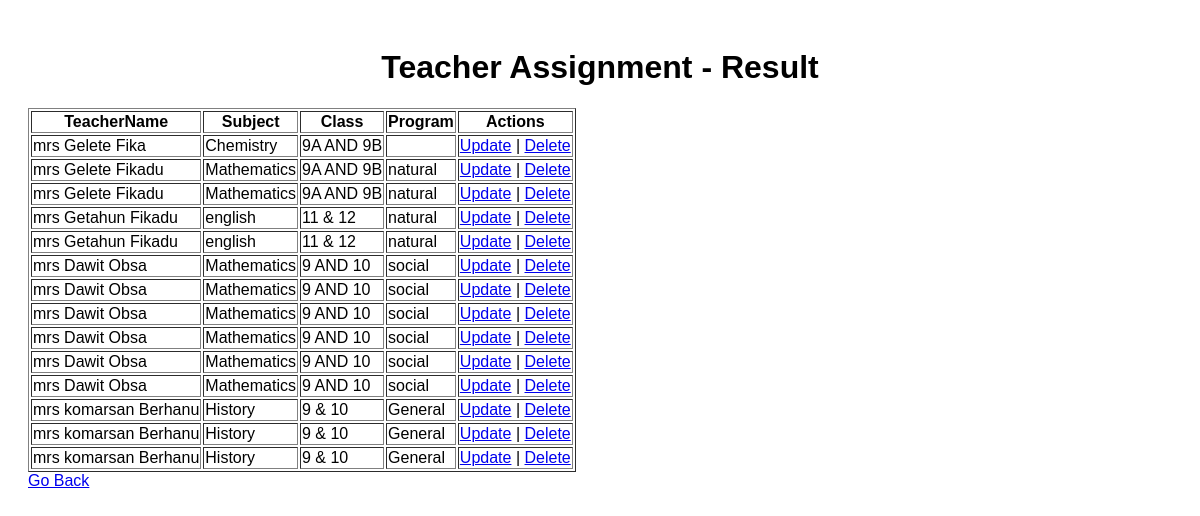
The page /assign.php on the database its author committed.
### tables this page shows
CREATE TABLE `teacher_assignment` (
  `TeacherName` varchar(100) DEFAULT NULL,
  `Subject` varchar(15) DEFAULT NULL,
  `Class` varchar(15) DEFAULT NULL,
  `Program` varchar(15) DEFAULT NULL
);

### assign.php (the view, shortened to what this page needs)
<!DOCTYPE html>
<html>
<head>
</head>
<body>
    <h1>Teacher Assignment - Result</h1>
    <?php
    $servername = "localhost";
    $username = "root";
    $password = "";
    $dbname = "school_db";
    $conn = new mysqli($servername, $username, $password, $dbname);
    $sql = "SELECT * FROM teacher_assignment";
    $result = $conn->query($sql);
    if ($result->num_rows > 0) {
        echo "<table border='1'>";
        echo "<tr>";
        while ($row = $result->fetch_assoc()) {
            foreach ($row as $key => $value) {
                echo "<th>" . ucfirst($key) . "</th>";
            }
            echo "<th>Actions</th>";
            break;
        }
        echo "</tr>";
        $result->data_seek(0);
        while ($row = $result->fetch_assoc()) {
            echo "<tr>";
            foreach ($row as $key => $value) {
                echo "<td>" . $value . "</td>";
            }
            $id = isset($row['id']) ? $row['id'] : '';
            echo "<td><a href='update.php?id=$id'>Update</a> | <a href='Delete.php?id=$id'>Delete</a></td>";
            echo "</tr>";
        }
        echo "</table>";
    } else {
        echo "<p>No data found in the database.</p>";
    }
    ?>
    <a href="teacherass.php">Go Back</a>
</body>
</html>

### assign.php (style rules this page uses)
body { padding: 20px; font-family: Arial, sans-serif; }
h1 { text-align: center; }

### rows shown on the page
teacher_assignment: key "TeacherName", key "Subject", key "Class", key "Program", TeacherName "mrs Gelete Fika", Subject "Chemistry", Class "9A AND 9B"
teacher_assignment: TeacherName "mrs Gelete Fikadu", Subject "Mathematics", Class "9A AND 9B", Program "natural"
teacher_assignment: TeacherName "mrs Gelete Fikadu", Subject "Mathematics", Class "9A AND 9B", Program "natural"
teacher_assignment: TeacherName "mrs Getahun Fikadu", Subject "english", Class "11 & 12", Program "natural"
teacher_assignment: TeacherName "mrs Getahun Fikadu", Subject "english", Class "11 & 12", Program "natural"
teacher_assignment: TeacherName "mrs Dawit Obsa", Subject "Mathematics", Class "9 AND 10", Program "social"
teacher_assignment: TeacherName "mrs Dawit Obsa", Subject "Mathematics", Class "9 AND 10", Program "social"
teacher_assignment: TeacherName "mrs Dawit Obsa", Subject "Mathematics", Class "9 AND 10", Program "social"
teacher_assignment: TeacherName "mrs Dawit Obsa", Subject "Mathematics", Class "9 AND 10", Program "social"
teacher_assignment: TeacherName "mrs Dawit Obsa", Subject "Mathematics", Class "9 AND 10", Program "social"
teacher_assignment: TeacherName "mrs Dawit Obsa", Subject "Mathematics", Class "9 AND 10", Program "social"
teacher_assignment: TeacherName "mrs komarsan Berhanu", Subject "History", Class "9 & 10", Program "General"
teacher_assignment: TeacherName "mrs komarsan Berhanu", Subject "History", Class "9 & 10", Program "General"
teacher_assignment: TeacherName "mrs komarsan Berhanu", Subject "History", Class "9 & 10", Program "General"
